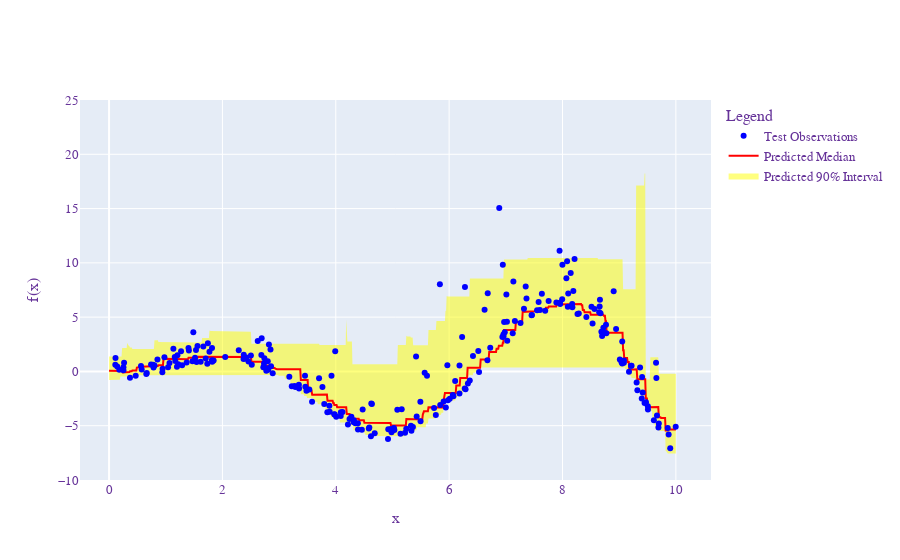

Notebook cell for this chart:
### Code cell
# Using plotly to plot an interval
fig = go.Figure()
fig.add_trace(go.Scatter(x=xx.ravel(), y=y_upper, fill=None, mode="lines", line_color="rgba(255,255,0,0)", name=""))
fig.add_trace(go.Scatter(x=xx.ravel(), y=y_lower, fill="tonexty", mode="lines", line_color="rgba(255,255,0,0)", name="Predicted 90% Interval"))
fig.add_trace(go.Scatter(x=xx.ravel(), y=y_med, mode="lines", line_color="red", name='Predicted Median'))
fig.add_trace(go.Scatter(x=X_test.ravel(), y=y_test, mode="markers", marker_color="blue", name="Test Observations"))
fig.update_layout(
    xaxis_title="x",
    yaxis_title="f(x)",
    yaxis_range=[-10, 25],
    legend_title="Legend",
    font=dict(
        family="Courier New, monospace",
        size=13,
        color="RebeccaPurple"
    )
)
fig.show()

### Figure 1 — Plotly figure (JSON) as saved in the notebook; plotly's stock layout.template omitted (floating-point values rounded to 4 significant figures; data arrays with more than 128 entries replaced by an {"elided": "..."} marker saying what was removed)
{"data": [{"line": {"color": "rgba(255,255,0,0)"}, "mode": "lines", "name": "", "type": "scatter", "x": {"elided": "1000 float values"}, "y": {"elided": "1000 float values"}}, {"fill": "tonexty", "line": {"color": "rgba(255,255,0,0)"}, "mode": "lines", "name": "Predicted 90% Interval", "type": "scatter", "x": {"elided": "1000 float values"}, "y": {"elided": "1000 float values"}}, {"line": {"color": "red"}, "mode": "lines", "name": "Predicted Median", "type": "scatter", "x": {"elided": "1000 float values"}, "y": {"elided": "1000 float values"}}, {"marker": {"color": "blue"}, "mode": "markers", "name": "Test Observations", "type": "scatter", "x": {"elided": "250 float values"}, "y": {"elided": "250 float values"}}], "layout": {"font": {"color": "RebeccaPurple", "family": "Courier New, monospace", "size": 13}, "legend": {"title": {"text": "Legend"}}, "xaxis": {"title": {"text": "x"}}, "yaxis": {"range": [-10, 25], "title": {"text": "f(x)"}}}}
